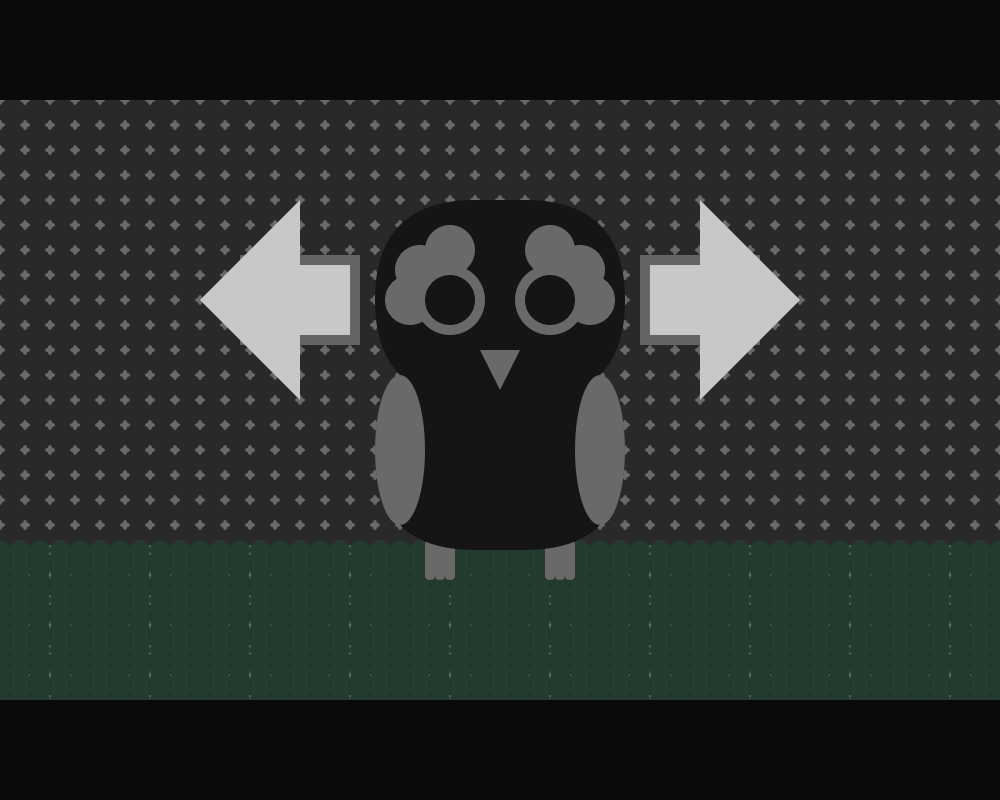
Frame 1 (no input)
Frame 60 (the mouse pressed at the canvas centre just before this capture): identical to frame 1, image omitted
Frame 120 (the mouse held since frame 60 and released just before this capture): identical to frame 1, image omitted

The Processing sketch that drew this single still picture (run headless with seeded random() and noise(); from frame 60 on, the mouse is pressed at the canvas centre):

// Processing sketch: owl_p
// ── owl_p.pde
int wingSpread=150;
int wingLift=50;
int eyeTurnL=0;
int eyeTurnR=0;
int eyeTurnB=0;
int eyecolor=50;
void setup() {
  size(1000, 800); 
  noStroke();
  rectMode(CENTER);
  ellipseMode(CENTER);
}

void draw() {
  background(100);
  wallpaper();
  floor();
  //window(-300, -200);
  owl(0, 0);
  darkness();
  glow(0, -100);
  border();
  leftArrow(200, -100);
  rightArrow(-200, -100);
  println(mouseX);
  println(mouseY);
}

//////////////////////////////////////////////////window
void window(int x, int y) {
  fill(0);
  ellipse(width/2+x, height/2+y, 200, 200);
  rect(width/2+x, height/2+y+100, 200, 200);
  fill(250);
  ellipse(width/2+x, height/2+y, 180, 180);
  rect(width/2+x, height/2+y+100, 180, 180);
}
//////////////////////////////////////////////////wallpaper
void wallpaper() {
  for (int i=0; i<=64; i++) {
    for (int l=0; l<=50; l++) {
      fill(255);
      ellipse(i*25, l*25+100, 10, 5);
      ellipse(i*25, l*25+100, 5, 10);
    }
  }
}
///////////////////////////////////////////floor
void floor() {
  for (int i=0; i<=64; i++) {
    for (int l=0; l<=400; l++) {
      fill(87, 145, 117);
      ellipse(i*20, l*10+550, 20, 20);
    }
  }
}
///////////////////////////////////////////////border
void border() {
  fill(10);
  rect(500, 0, 1000, 200);
  rect(500, 800, 1000, 200);
}
/////////////////////////////////darkness
void darkness() { 
    fill(0, 0, 0, 150);  
    rect(500, 500, 1000, 1000);
}
///////////////////////////glow
void glow(int x, int y) { 
  if (mousePressed&&mouseX>200&&mouseX<350&&mouseY>195&&mouseY<400||mousePressed&&mouseX>650&&mouseX<800&&mouseY>195&&mouseY<400) {
for (int i=0; i<=15; i++) {
      fill(255, 255, 255, i);
      ellipse(width/2+x, height/2+y, i*50, i*50);
    }
  }
}
//////////////////////////////////////////owl
void owl(int x, int y) {
  //////////////////////////////////////////feet
  ///////////////////////////////////////////left
  fill(255);
  rect(width/2-50,height/2+160,10,40,100);
  rect(width/2-60,height/2+160,10,40,100);
  rect(width/2-70,height/2+160,10,40,100);
    ///////////////////////////////////////////right
  rect(width/2+50,height/2+160,10,40,100);
  rect(width/2+60,height/2+160,10,40,100);
  rect(width/2+70,height/2+160,10,40,100);
  //////////////////////////////////////////body
  fill(50);  
  rect(width/2+x, height/2+y+50, 250, 200, 100);
  /////////////////////////////////////////////head
  rect(width/2+x, height/2+y-100, 250, 200, 100);
  //////////////////////////eyes
  fill(255);
  ellipse(width/2-50+eyeTurnL, height/2-150, 50, 50);
  ellipse(width/2-50+eyeTurnL-30, height/2-130, 50, 50);
  ellipse(width/2-50+eyeTurnL-40, height/2-100, 50, 50);
  ellipse(width/2-50+eyeTurnL, height/2-100, 70, 70);  
  fill(255);
  ellipse(width/2-50+eyeTurnR+100, height/2-150, 50, 50);
  ellipse(width/2-50+eyeTurnR+130, height/2-130, 50, 50);
  ellipse(width/2-50+eyeTurnR+140, height/2-100, 50, 50);
  ellipse(width/2-50+eyeTurnR+100, height/2-100, 70, 70);
  //////////////////eyes
  fill(eyecolor);
  ellipse(width/2-50+eyeTurnR+100, height/2-100, 50, 50);
  ellipse(width/2-50+eyeTurnL, height/2-100, 50, 50);
  fill(255);
  triangle(width/2-20+eyeTurnR, height/2-50, width/2+eyeTurnR, height/2-10, width/2+20+eyeTurnR, height/2-50);
  //////////////////////////////////wings
  ellipse(width/2-100, height/2+50, wingLift, wingSpread);
 ellipse(width/2+100, height/2+50, wingLift, wingSpread);
  if (mousePressed&&mouseX>650&&mouseX<800&&mouseY>195&&mouseY<400) {
    if (eyeTurnL<50) {
      eyeTurnR++;
      eyeTurnL++;
      eyecolor=color(255, 255, 0);
    }
    else {
      eyeTurnR--;
      eyeTurnL--;
      
    }
  }else{ eyecolor=50;}
  
    if (mousePressed&&mouseX>200&&mouseX<350&&mouseY>195&&mouseY<400) {
    if (eyeTurnL>-30) {
      eyeTurnR--;
      eyeTurnL--;
      eyecolor=color(255, 255, 0);
    }
    else {
      eyeTurnR++;
      eyeTurnL++;
     
    }
  }
}
/////////////////////////////////////left arrow
void leftArrow(int x, int y) {
  fill(100);
  rect(width/2+x, height/2+y, 120, 90);  
  fill(200);
  rect(width/2+x, height/2+y, 100, 70);
  triangle(width/2+x, height/2-100+y, width/2+100+x, height/2+y, width/2+x, height/2+100+y);
}
/////////////////////////////////////right arrow
void rightArrow(int x, int y) {
  fill(100);
  rect(width/2+x, height/2+y, 120, 90);  
  fill(200);
  rect(width/2+x, height/2+y, 100, 70);
  triangle(width/2+x, height/2-100+y, width/2-100+x, height/2+y, width/2+x, height/2+100+y);
}
